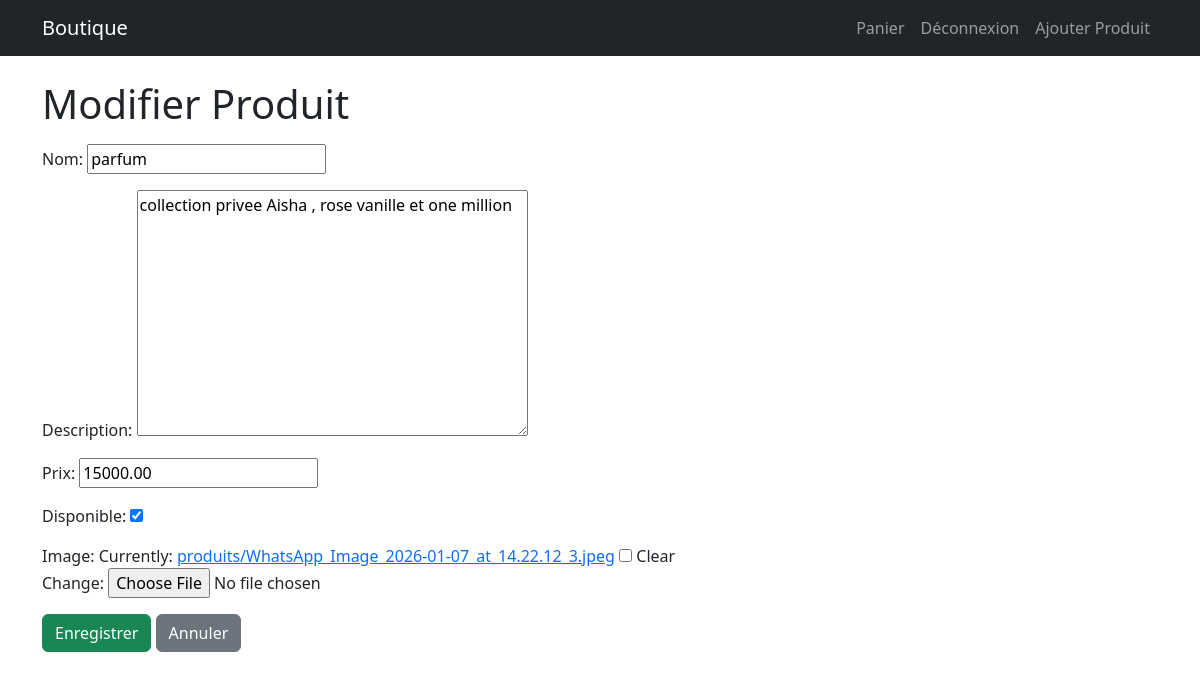
/produits/modifier/4/ (signed in), run on the app's committed database.
### produits/models.py (models this page shows, shortened)
class Produit(models.Model):
    nom = models.CharField(max_length=100)
    description = models.TextField()
    prix = models.DecimalField(max_digits=10, decimal_places=2)
    disponible = models.BooleanField(default=True)
    image = models.ImageField(upload_to='produits/', null=True, blank=True)

### produits/views.py (the view)
# urls.py: path('produits/modifier/<int:pk>/', views.modifier_produit, name='modifier_produit'),
@staff_member_required(login_url='/utilisateurs/connexion/')
def modifier_produit(request, pk):
    produit = get_object_or_404(Produit, pk=pk)
    if request.method == 'POST':
        form = ProduitForm(request.POST, request.FILES, instance=produit)
        if form.is_valid():
            form.save()
            messages.success(request, "Produit modifié avec succès !")
            return redirect('liste_produits')
    else:
        form = ProduitForm(instance=produit)
    return render(request, 'produits/formulaire.html', {'form': form})

### produits/forms.py
class ProduitForm(forms.ModelForm):
    class Meta:
        model = Produit
        fields = ['nom', 'description', 'prix', 'disponible', 'image']

### produits/templates/produits/formulaire.html (shortened to what this page needs)
{% extends 'base.html' %}
{% block content %}
<h1>{{ form.instance.pk|yesno:"Modifier Produit,Ajouter Produit" }}</h1>
<form method="post" enctype="multipart/form-data" class="mt-3">
    {% for field in form %}
      <div class="mb-3">
        {{ field.label_tag }}
        {{ field }}
      </div>
    {% endfor %}
    <button type="submit" class="btn btn-success">Enregistrer</button>
    <a href="{% url 'liste_produits' %}" class="btn btn-secondary">Annuler</a>
</form>
{% endblock %}

### data on the page
Produit: instance.pk "Modifier Produit", form "parfum" "collection privee Aisha , rose vanille et one million" "15000.00" "☑"

### other printed values
{{ field.label_tag }} "Nom:" "Description:" "Prix:" "Disponible:" "Image:"
